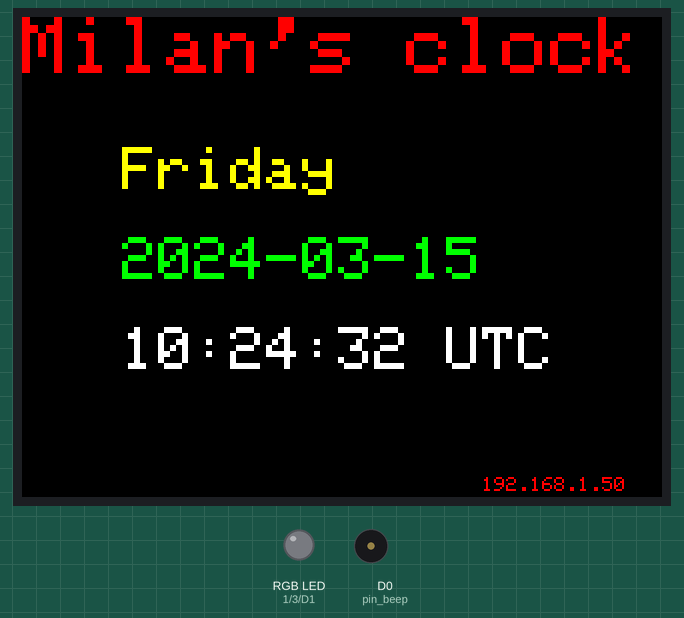
Simulated run of this sketch. Board: ESP8266 (NodeMCU). Parts: 320×240 colour display, an RGB LED mixed from three pins (HIGH = lit), buzzer (waves = sounding, pin HIGH). WiFi joins after 1.5 s; servers stay silent unless stated; the local clock reads 2024-03-15 10:24:30 at power-on unless the sketch sets it; not simulated (calls return 0 or success): wificreds.h; what the sketch prints to the serial monitor is not drawn.

Above: at 2.2 s.
At 6.3 s:
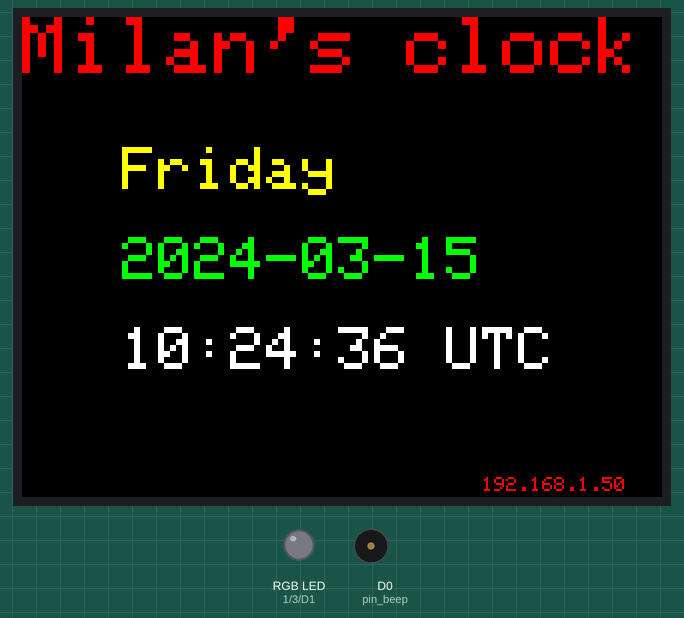
At 11.4 s:
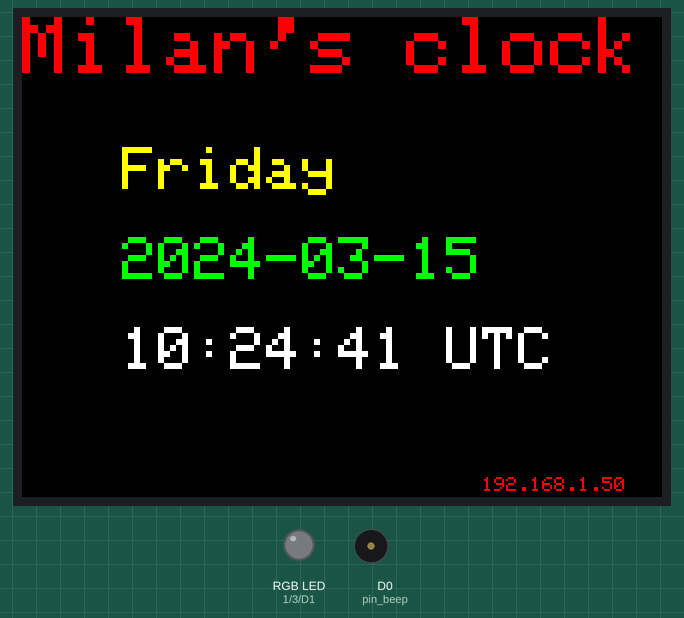
At 20.6 s:
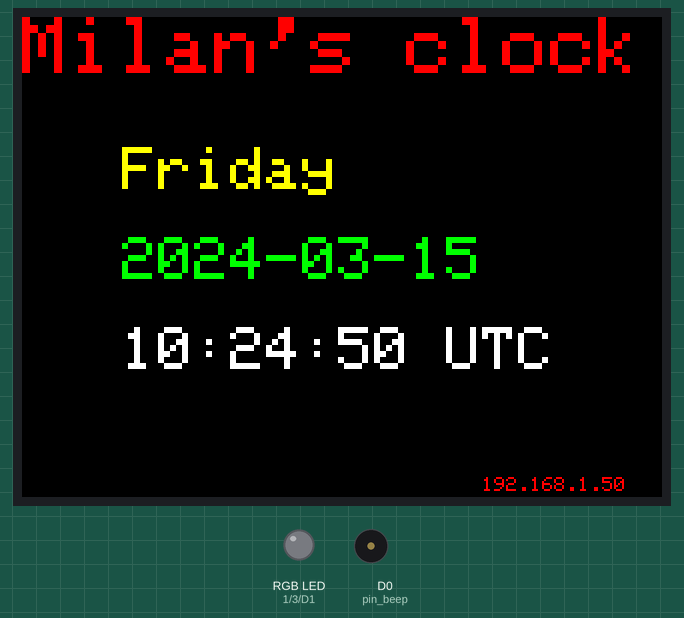
At 29.8 s:
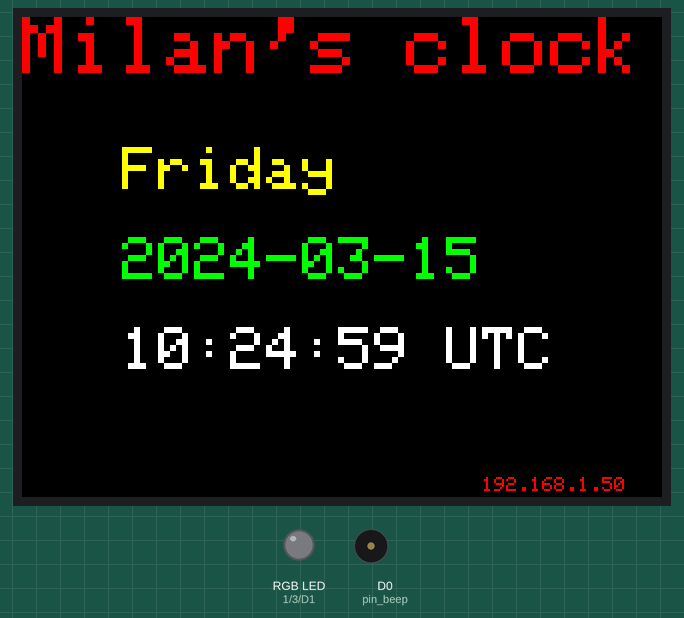
At 39.0 s:
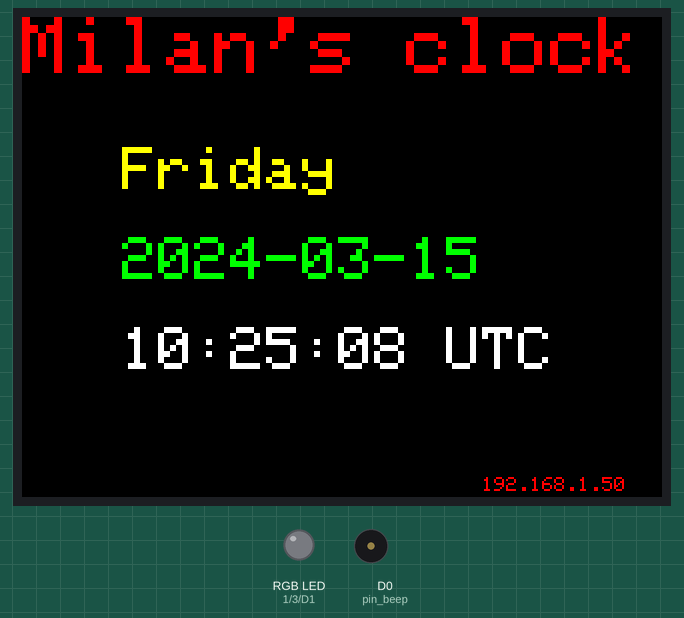

Measured:
- what the display in image 0 shows lasts 1.0 s, from 2.2 s to 3.2 s

The sketch:

LightTimewithDisplay.ino
```cpp
// (licence header left out)
#include <Adafruit_GFX.h>       // include Adafruit graphics library
#include <Adafruit_ILI9341.h>   // include Adafruit ILI9341 TFT library

#include <ESP8266WiFi.h>
#include <WiFiUdp.h>
#include <time.h>

const char *my_tz    = "EST5EDT,M3.2.0,M11.1.0";
const char *ntp_srv  = "pool.ntp.org";

//const char *ssid     = "SSID";
//const char *password = "PASSWORD";
#include "wificreds.h"		   // keping real wifi credentials outside repository

/* Time */
time_t now;                         // this is the epoch
tm tm;                              // the structure tm holds time information in a more convient way
/* LED pinout */
#define pin_ledR   1
#define pin_ledG   3
#define pin_ledB   5
#define pin_beep  16

#define TFT_CS    D2     // TFT CS  pin is connected to NodeMCU pin D2
#define TFT_RST   D3     // TFT RST pin is connected to NodeMCU pin D3
#define TFT_DC    D4     // TFT DC  pin is connected to NodeMCU pin D4
// initialize ILI9341 TFT library with hardware SPI module
// SCK (CLK) ---> NodeMCU pin D5 (GPIO14)
// MOSI(DIN) ---> NodeMCU pin D7 (GPIO13)
Adafruit_ILI9341 tft = Adafruit_ILI9341(TFT_CS, TFT_DC, TFT_RST);

void RGB(int red_value, int green_value, int blue_value) {
  analogWrite(pin_ledR, red_value);
  analogWrite(pin_ledG, green_value);
  analogWrite(pin_ledB, blue_value);
  Serial.print("brightness: ");
  Serial.print(red_value);
  Serial.print(" ");
  Serial.print(green_value);
  Serial.print(" ");
  Serial.println(blue_value);
}

void setLights() {
  if (tm.tm_year + 1900 < 2022) {   // wait until time sets
    return;
  }

  int r = 0, g = 0, b = 0;          // stores RGB values
  // MORNING
  if (tm.tm_hour <= 6) {
    r = 0; g = 0; b = 0;
  }
  if (tm.tm_hour == 6 and tm.tm_min == 0) {
    r = 135; g = 206; b = 250;
  }
  if (tm.tm_hour == 6 and tm.tm_min > 0) {
    r = 255; g = 155+tm.tm_min; b= 0;
  }
  if ( (tm.tm_hour == 6 and tm.tm_min >= 50) or
       (tm.tm_hour == 7 and tm.tm_min <= 10) ) {
    if (tm.tm_sec % 4 < 2) {
//      Serial.println(tm.tm_sec % 5);
      r = 255; g = 165; b = 0;
    } else {
      r =  32; g = 178; b = 170;
    }
  }
  if (tm.tm_hour == 7 and tm.tm_min  > 10) {
     r = 178; g = 178; b = 178;
  }
  if (tm.tm_hour >= 8 and tm.tm_hour < 18) {
    r = 0; g = 0; b = 0;
  }
  // BEEP at 6:50am
  analogWrite(pin_beep, 0);
  if ( (tm.tm_hour == 7 and tm.tm_min <  1) or
       (tm.tm_hour == 6 and tm.tm_min >=50) ) {
    if (tm.tm_sec % 2 == 0) {
      analogWrite(pin_beep, 250);
    }
  }
  // NIGHT
  if (tm.tm_hour == 18) {
    r = 2*tm.tm_min; g = 139+tm.tm_min; b = 2*tm.tm_min;
  }
  if (tm.tm_hour == 19 and tm.tm_min < 20) {
    r = 34; g = 139; b = 34;
  }
  if (tm.tm_hour == 19 and tm.tm_min >= 20 and tm.tm_min <= 30) {
    r = 178; g = 34;  b = 34;
  }
  if (tm.tm_hour == 19 and tm.tm_min >= 30) {
    r = 255; g = 140 - (tm.tm_min-30); b = 0;
  }
  if (tm.tm_hour == 20) {
    r = 255-tm.tm_min+30; g = 60-2*tm.tm_min; b = 0;
  }
  if (tm.tm_hour >= 20 and tm.tm_min >= 31) {
    r = 0; g = 0; b = 0;
  }
  RGB(r, g, b);
//  RGB(255, 255, 255);
}

void showTime2() {
  Serial.print("year:");
  Serial.print(tm.tm_year + 1900);  // years since 1900
  Serial.print("\tmonth:");
  Serial.print(tm.tm_mon + 1);      // January = 0 (!)
  Serial.print("\tday:");
  Serial.print(tm.tm_mday);         // day of month
  Serial.print("\thour:");
  Serial.print(tm.tm_hour);         // hours since midnight  0-23
  Serial.print("\tmin:");
  Serial.print(tm.tm_min);          // minutes after the hour  0-59
  Serial.print("\tsec:");
  Serial.print(tm.tm_sec);          // seconds after the minute  0-61*
  Serial.print("\twday");
  Serial.print(tm.tm_wday);         // days since Sunday 0-6
  if (tm.tm_isdst == 1)             // Daylight Saving Time flag
    Serial.print("\tDST");
  else
    Serial.print("\tstandard");
  Serial.println();
}

void showTime() {
  Serial.print("ctime:     ");
  Serial.print(ctime(&now));
}

unsigned long testFillScreen() {
  unsigned long start = micros();
  tft.fillScreen(ILI9341_BLACK);
  tft.fillScreen(ILI9341_RED);
  tft.fillScreen(ILI9341_GREEN);
  tft.fillScreen(ILI9341_BLUE);
  tft.fillScreen(ILI9341_BLACK);
  return micros() - start;
}

void tftTimeOld() {
  tft.fillScreen(ILI9341_BLACK);
  tft.setRotation(1);
  tft.setCursor(0, 0);
  tft.setTextColor(ILI9341_WHITE);
  tft.setTextSize(5);
  tft.println(ctime(&now));
}

void tftSetup() {
  tft.fillScreen(ILI9341_BLACK);
  tft.setRotation(1);
  tft.setCursor(0, 0);
  tft.setTextColor(ILI9341_RED, ILI9341_BLACK);
  tft.setTextSize(4);
  tft.println("Milan's clock");
  tft.setCursor(230, 230);
  tft.setTextSize(1);
  tft.println(WiFi.localIP());
}

void tftTime() {
  char buff1[40], buff2[40], buff3[40];

  strftime(buff1, 40, "%A  ", &tm);
  strftime(buff2, 40, "%F  ", &tm);
  strftime(buff3, 40, "%T %Z", &tm);
  tft.setTextColor(ILI9341_YELLOW, ILI9341_BLACK);
  tft.setTextSize(3);
  tft.setCursor(50, 65);
  tft.print(buff1);
  tft.setTextColor(ILI9341_GREEN, ILI9341_BLACK);
  tft.setCursor(50, 110);
  tft.print(buff2);
  tft.setTextColor(ILI9341_WHITE, ILI9341_BLACK);
  tft.setCursor(50, 155);
  tft.print(buff3);
}

unsigned long testText() {
  tft.fillScreen(ILI9341_BLACK);
  unsigned long start = micros();
  tft.setCursor(0, 0);
  tft.setTextColor(ILI9341_WHITE);  tft.setTextSize(1);
  tft.println("Hello World!");
  tft.setTextColor(ILI9341_YELLOW); tft.setTextSize(2);
  tft.println(1234.56);
  tft.setTextColor(ILI9341_RED);    tft.setTextSize(3);
  tft.println(0xDEADBEEF, HEX);
  tft.println();
  tft.setTextColor(ILI9341_GREEN);
  tft.setTextSize(5);
  tft.println("Groop");
  tft.setTextSize(2);
  tft.println("I implore thee,");
  tft.setTextSize(1);
  tft.println("my foonting turlingdromes.");
  return micros() - start;
}


void setup(){
  Serial.begin(115200);
  Serial.println("** Starting **");
  pinMode(pin_ledR, OUTPUT);
  pinMode(pin_ledG, OUTPUT);
  pinMode(pin_ledB, OUTPUT);
  pinMode(pin_beep, OUTPUT);
  RGB(0,0,0);

  tft.begin();
  // read diagnostics (optional but can help debug problems)
  uint8_t x = tft.readcommand8(ILI9341_RDMODE);
  Serial.print("Display Power Mode: 0x"); Serial.println(x, HEX);
  x = tft.readcommand8(ILI9341_RDMADCTL);
  Serial.print("MADCTL Mode: 0x"); Serial.println(x, HEX);
  x = tft.readcommand8(ILI9341_RDPIXFMT);
  Serial.print("Pixel Format: 0x"); Serial.println(x, HEX);
  x = tft.readcommand8(ILI9341_RDIMGFMT);
  Serial.print("Image Format: 0x"); Serial.println(x, HEX);
  x = tft.readcommand8(ILI9341_RDSELFDIAG);
  Serial.print("Self Diagnostic: 0x"); Serial.println(x, HEX);
  Serial.println(F("Benchmark                Time (microseconds)"));
  Serial.print(F("Screen fill              "));
  Serial.println(testFillScreen());
//  delay(100);

  WiFi.begin(ssid, password);
  while (WiFi.status() != WL_CONNECTED) {
    delay(500);
    Serial.print(".");
  }
  Serial.print("Connected, IP address: ");
  Serial.println(WiFi.localIP());
  tftSetup();
  configTime(my_tz, ntp_srv);
}

void loop() {
  time(&now);                       // read the current time
  localtime_r(&now, &tm);           // update the structure tm with the current time
  showTime();
  tftTime();
  setLights();
  delay(1000);
}
```
